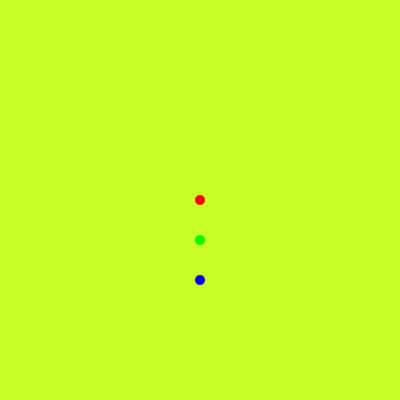
Frame 1 (no input)
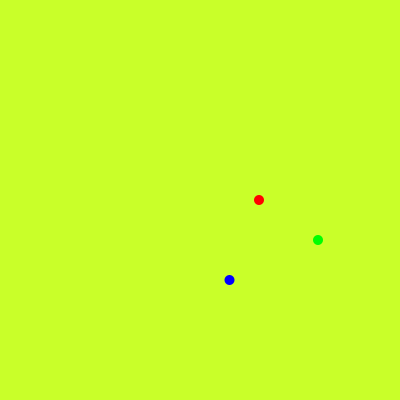
Frame 60 (the mouse pressed at the canvas centre just before this capture)
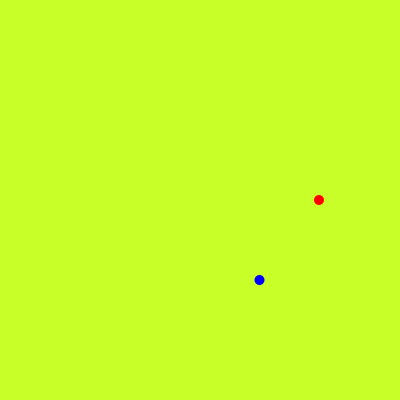
Frame 120 (the mouse held since frame 60 and released just before this capture)

The Processing sketch that drew these frames (run headless with seeded random() and noise(); from frame 60 on, the mouse is pressed at the canvas centre):

// Processing sketch: e033_scaling
// ── e033_scaling.pde
float x = 0;
 
void setup() {
  size(400, 400);
  fill(#529ED6);
  noStroke();
}
 
void draw() {
  translate(200, 200);
  background(#C9FF29);
 
  fill(255, 0, 0);
  // this circle moves at 1 pixel per frame
  ellipse(x, 0, 10, 10);
  
  fill(0, 255, 0);
  // this circle moves at 2 pixels per frame
  ellipse(x * 2, 40, 10, 10);
  
  fill(0, 0, 255);
  // this circle moves half pixel per frame
  ellipse(x * 0.5, 80, 10, 10);
  
  x = x + 1;
}
